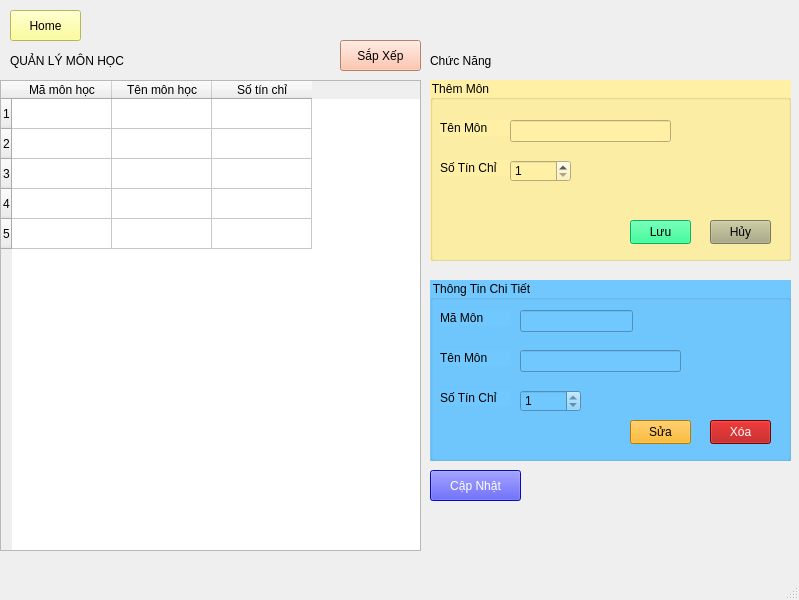
<?xml version="1.0" encoding="UTF-8"?>
<ui version="4.0">
 <class>MainWindow</class>
 <widget class="QMainWindow" name="MainWindow">
  <property name="geometry">
   <rect>
    <x>0</x>
    <y>0</y>
    <width>799</width>
    <height>600</height>
   </rect>
  </property>
  <property name="windowTitle">
   <string>MainWindow</string>
  </property>
  <widget class="QWidget" name="centralwidget">
   <widget class="QLabel" name="label_7">
    <property name="geometry">
     <rect>
      <x>10</x>
      <y>50</y>
      <width>161</width>
      <height>21</height>
     </rect>
    </property>
    <property name="styleSheet">
     <string notr="true">font: 700 12pt &quot;Segoe UI&quot;;</string>
    </property>
    <property name="text">
     <string>QUẢN LÝ MÔN HỌC</string>
    </property>
   </widget>
   <widget class="QPushButton" name="btnSort">
    <property name="geometry">
     <rect>
      <x>340</x>
      <y>40</y>
      <width>81</width>
      <height>31</height>
     </rect>
    </property>
    <property name="styleSheet">
     <string notr="true">background-color: rgb(255, 182, 153);
font: 10pt &quot;Segoe UI&quot;;</string>
    </property>
    <property name="text">
     <string>Sắp Xếp</string>
    </property>
    <property name="icon">
     <iconset>
      <normaloff>images/ic/icsort.png</normaloff>images/ic/icsort.png</iconset>
    </property>
    <property name="iconSize">
     <size>
      <width>20</width>
      <height>20</height>
     </size>
    </property>
   </widget>
   <widget class="QLabel" name="label_6">
    <property name="geometry">
     <rect>
      <x>430</x>
      <y>50</y>
      <width>131</width>
      <height>21</height>
     </rect>
    </property>
    <property name="styleSheet">
     <string notr="true">font: 700 12pt &quot;Segoe UI&quot;;</string>
    </property>
    <property name="text">
     <string>Chức Năng</string>
    </property>
   </widget>
   <widget class="QGroupBox" name="groupBox_2">
    <property name="geometry">
     <rect>
      <x>430</x>
      <y>80</y>
      <width>361</width>
      <height>181</height>
     </rect>
    </property>
    <property name="styleSheet">
     <string notr="true">background-color: rgb(255, 240, 166);
font: 10pt &quot;Segoe UI&quot;;</string>
    </property>
    <property name="title">
     <string>Thêm Môn</string>
    </property>
    <widget class="QLabel" name="label_5">
     <property name="geometry">
      <rect>
       <x>10</x>
       <y>40</y>
       <width>71</width>
       <height>16</height>
      </rect>
     </property>
     <property name="styleSheet">
      <string notr="true">font: 10pt &quot;Segoe UI&quot;;</string>
     </property>
     <property name="text">
      <string>Tên Môn</string>
     </property>
    </widget>
    <widget class="QLineEdit" name="NameMon">
     <property name="geometry">
      <rect>
       <x>80</x>
       <y>40</y>
       <width>161</width>
       <height>22</height>
      </rect>
     </property>
     <property name="styleSheet">
      <string notr="true">font: 10pt &quot;Segoe UI&quot;;</string>
     </property>
     <property name="readOnly">
      <bool>false</bool>
     </property>
    </widget>
    <widget class="QPushButton" name="btnSave">
     <property name="geometry">
      <rect>
       <x>200</x>
       <y>140</y>
       <width>61</width>
       <height>24</height>
      </rect>
     </property>
     <property name="styleSheet">
      <string notr="true">background-color: rgb(0, 255, 127);</string>
     </property>
     <property name="text">
      <string>Lưu</string>
     </property>
    </widget>
    <widget class="QPushButton" name="btnCancel">
     <property name="geometry">
      <rect>
       <x>280</x>
       <y>140</y>
       <width>61</width>
       <height>24</height>
      </rect>
     </property>
     <property name="styleSheet">
      <string notr="true">background-color: rgb(170, 170, 127);</string>
     </property>
     <property name="text">
      <string>Hủy</string>
     </property>
    </widget>
    <widget class="QLabel" name="label_8">
     <property name="geometry">
      <rect>
       <x>10</x>
       <y>80</y>
       <width>71</width>
       <height>16</height>
      </rect>
     </property>
     <property name="styleSheet">
      <string notr="true">font: 10pt &quot;Segoe UI&quot;;</string>
     </property>
     <property name="text">
      <string>Số Tín Chỉ</string>
     </property>
    </widget>
    <widget class="QSpinBox" name="SoTC">
     <property name="geometry">
      <rect>
       <x>80</x>
       <y>80</y>
       <width>61</width>
       <height>22</height>
      </rect>
     </property>
     <property name="minimum">
      <number>1</number>
     </property>
     <property name="maximum">
      <number>9</number>
     </property>
    </widget>
   </widget>
   <widget class="QGroupBox" name="groupBox">
    <property name="geometry">
     <rect>
      <x>430</x>
      <y>280</y>
      <width>361</width>
      <height>181</height>
     </rect>
    </property>
    <property name="styleSheet">
     <string notr="true">background-color: rgb(112, 200, 255);
font: 10pt &quot;Segoe UI&quot;;</string>
    </property>
    <property name="title">
     <string>Thông Tin Chi Tiết</string>
    </property>
    <widget class="QLineEdit" name="detailNameMon">
     <property name="geometry">
      <rect>
       <x>90</x>
       <y>70</y>
       <width>161</width>
       <height>22</height>
      </rect>
     </property>
     <property name="styleSheet">
      <string notr="true">font: 10pt &quot;Segoe UI&quot;;</string>
     </property>
     <property name="readOnly">
      <bool>true</bool>
     </property>
    </widget>
    <widget class="QPushButton" name="btnEdit">
     <property name="geometry">
      <rect>
       <x>200</x>
       <y>140</y>
       <width>61</width>
       <height>24</height>
      </rect>
     </property>
     <property name="styleSheet">
      <string notr="true">background-color: rgb(255, 170, 0);</string>
     </property>
     <property name="text">
      <string>Sửa</string>
     </property>
    </widget>
    <widget class="QPushButton" name="btnDelete">
     <property name="geometry">
      <rect>
       <x>280</x>
       <y>140</y>
       <width>61</width>
       <height>24</height>
      </rect>
     </property>
     <property name="styleSheet">
      <string notr="true">background-color: rgb(170, 0, 0);
color: rgb(255, 255, 255);</string>
     </property>
     <property name="text">
      <string>Xóa</string>
     </property>
    </widget>
    <widget class="QLineEdit" name="detailIDKMon">
     <property name="geometry">
      <rect>
       <x>90</x>
       <y>30</y>
       <width>113</width>
       <height>22</height>
      </rect>
     </property>
     <property name="styleSheet">
      <string notr="true">font: 10pt &quot;Segoe UI&quot;;</string>
     </property>
     <property name="readOnly">
      <bool>true</bool>
     </property>
    </widget>
    <widget class="QLabel" name="label_10">
     <property name="geometry">
      <rect>
       <x>10</x>
       <y>30</y>
       <width>71</width>
       <height>16</height>
      </rect>
     </property>
     <property name="styleSheet">
      <string notr="true">font: 10pt &quot;Segoe UI&quot;;</string>
     </property>
     <property name="text">
      <string>Mã Môn</string>
     </property>
    </widget>
    <widget class="QLabel" name="label_9">
     <property name="geometry">
      <rect>
       <x>10</x>
       <y>70</y>
       <width>71</width>
       <height>16</height>
      </rect>
     </property>
     <property name="styleSheet">
      <string notr="true">font: 10pt &quot;Segoe UI&quot;;</string>
     </property>
     <property name="text">
      <string>Tên Môn</string>
     </property>
    </widget>
    <widget class="QLabel" name="label_11">
     <property name="geometry">
      <rect>
       <x>10</x>
       <y>110</y>
       <width>71</width>
       <height>16</height>
      </rect>
     </property>
     <property name="styleSheet">
      <string notr="true">font: 10pt &quot;Segoe UI&quot;;</string>
     </property>
     <property name="text">
      <string>Số Tín Chỉ</string>
     </property>
    </widget>
    <widget class="QSpinBox" name="detailSoTC">
     <property name="geometry">
      <rect>
       <x>90</x>
       <y>110</y>
       <width>61</width>
       <height>22</height>
      </rect>
     </property>
     <property name="readOnly">
      <bool>true</bool>
     </property>
     <property name="minimum">
      <number>1</number>
     </property>
     <property name="maximum">
      <number>9</number>
     </property>
    </widget>
   </widget>
   <widget class="QPushButton" name="btnReload">
    <property name="geometry">
     <rect>
      <x>430</x>
      <y>470</y>
      <width>91</width>
      <height>31</height>
     </rect>
    </property>
    <property name="styleSheet">
     <string notr="true">background-color: rgb(16, 16, 255);
font: 10pt &quot;Segoe UI&quot;;
color: rgb(255, 255, 255);</string>
    </property>
    <property name="text">
     <string>Cập Nhật</string>
    </property>
    <property name="icon">
     <iconset>
      <normaloff>images/ic/icreload.png</normaloff>images/ic/icreload.png</iconset>
    </property>
    <property name="iconSize">
     <size>
      <width>20</width>
      <height>20</height>
     </size>
    </property>
   </widget>
   <widget class="QPushButton" name="btnHome">
    <property name="geometry">
     <rect>
      <x>10</x>
      <y>10</y>
      <width>71</width>
      <height>31</height>
     </rect>
    </property>
    <property name="styleSheet">
     <string notr="true">font: 10pt &quot;Segoe UI&quot;;
background-color: rgb(255, 255, 127);</string>
    </property>
    <property name="text">
     <string>Home</string>
    </property>
    <property name="icon">
     <iconset>
      <normaloff>images/ic/icHome.png</normaloff>images/ic/icHome.png</iconset>
    </property>
    <property name="iconSize">
     <size>
      <width>20</width>
      <height>20</height>
     </size>
    </property>
   </widget>
   <widget class="QTableWidget" name="tableMon">
    <property name="geometry">
     <rect>
      <x>0</x>
      <y>80</y>
      <width>421</width>
      <height>471</height>
     </rect>
    </property>
    <property name="rowCount">
     <number>5</number>
    </property>
    <property name="columnCount">
     <number>3</number>
    </property>
    <row/>
    <row/>
    <row/>
    <row/>
    <row/>
    <column>
     <property name="text">
      <string>Mã môn học</string>
     </property>
    </column>
    <column>
     <property name="text">
      <string>Tên môn học</string>
     </property>
    </column>
    <column>
     <property name="text">
      <string>Số tín chỉ</string>
     </property>
    </column>
   </widget>
  </widget>
  <widget class="QMenuBar" name="menubar">
   <property name="geometry">
    <rect>
     <x>0</x>
     <y>0</y>
     <width>799</width>
     <height>22</height>
    </rect>
   </property>
  </widget>
  <widget class="QStatusBar" name="statusbar"/>
 </widget>
 <resources/>
 <connections/>
</ui>
